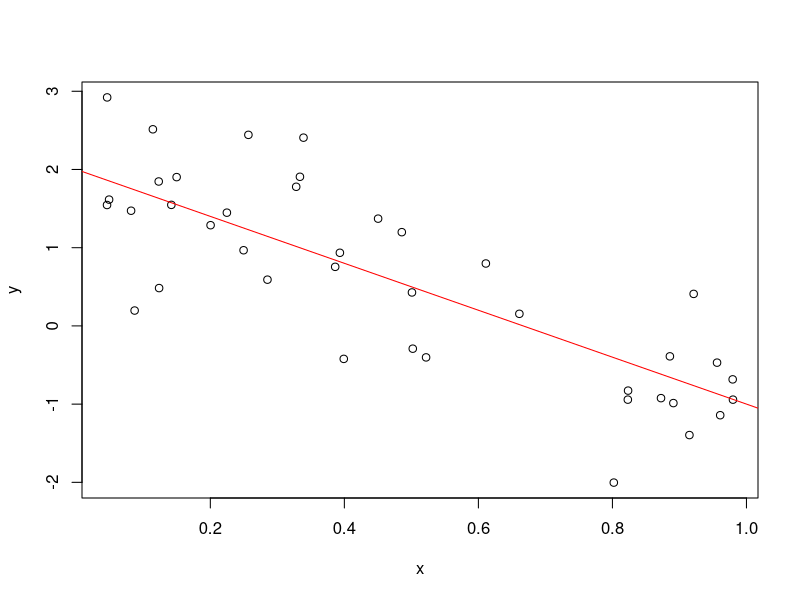

This chart was generated by the following R code:
a <- 2
b <- -3
sigSq <- 0.5
x <- runif(40)
y <- a+b*x + rnorm(40, sd = sqrt(sigSq))

avgX <- mean(x)
write(avgX, "Average X.txt")

plot(x,y)
abline(a,b, col="red")
dev.print(png, "toylineplot.png", width=800, height=400)
dev.print(pdf, "toylinelot.pdf")

fit  <- lm(y~x)
summary(fit)
